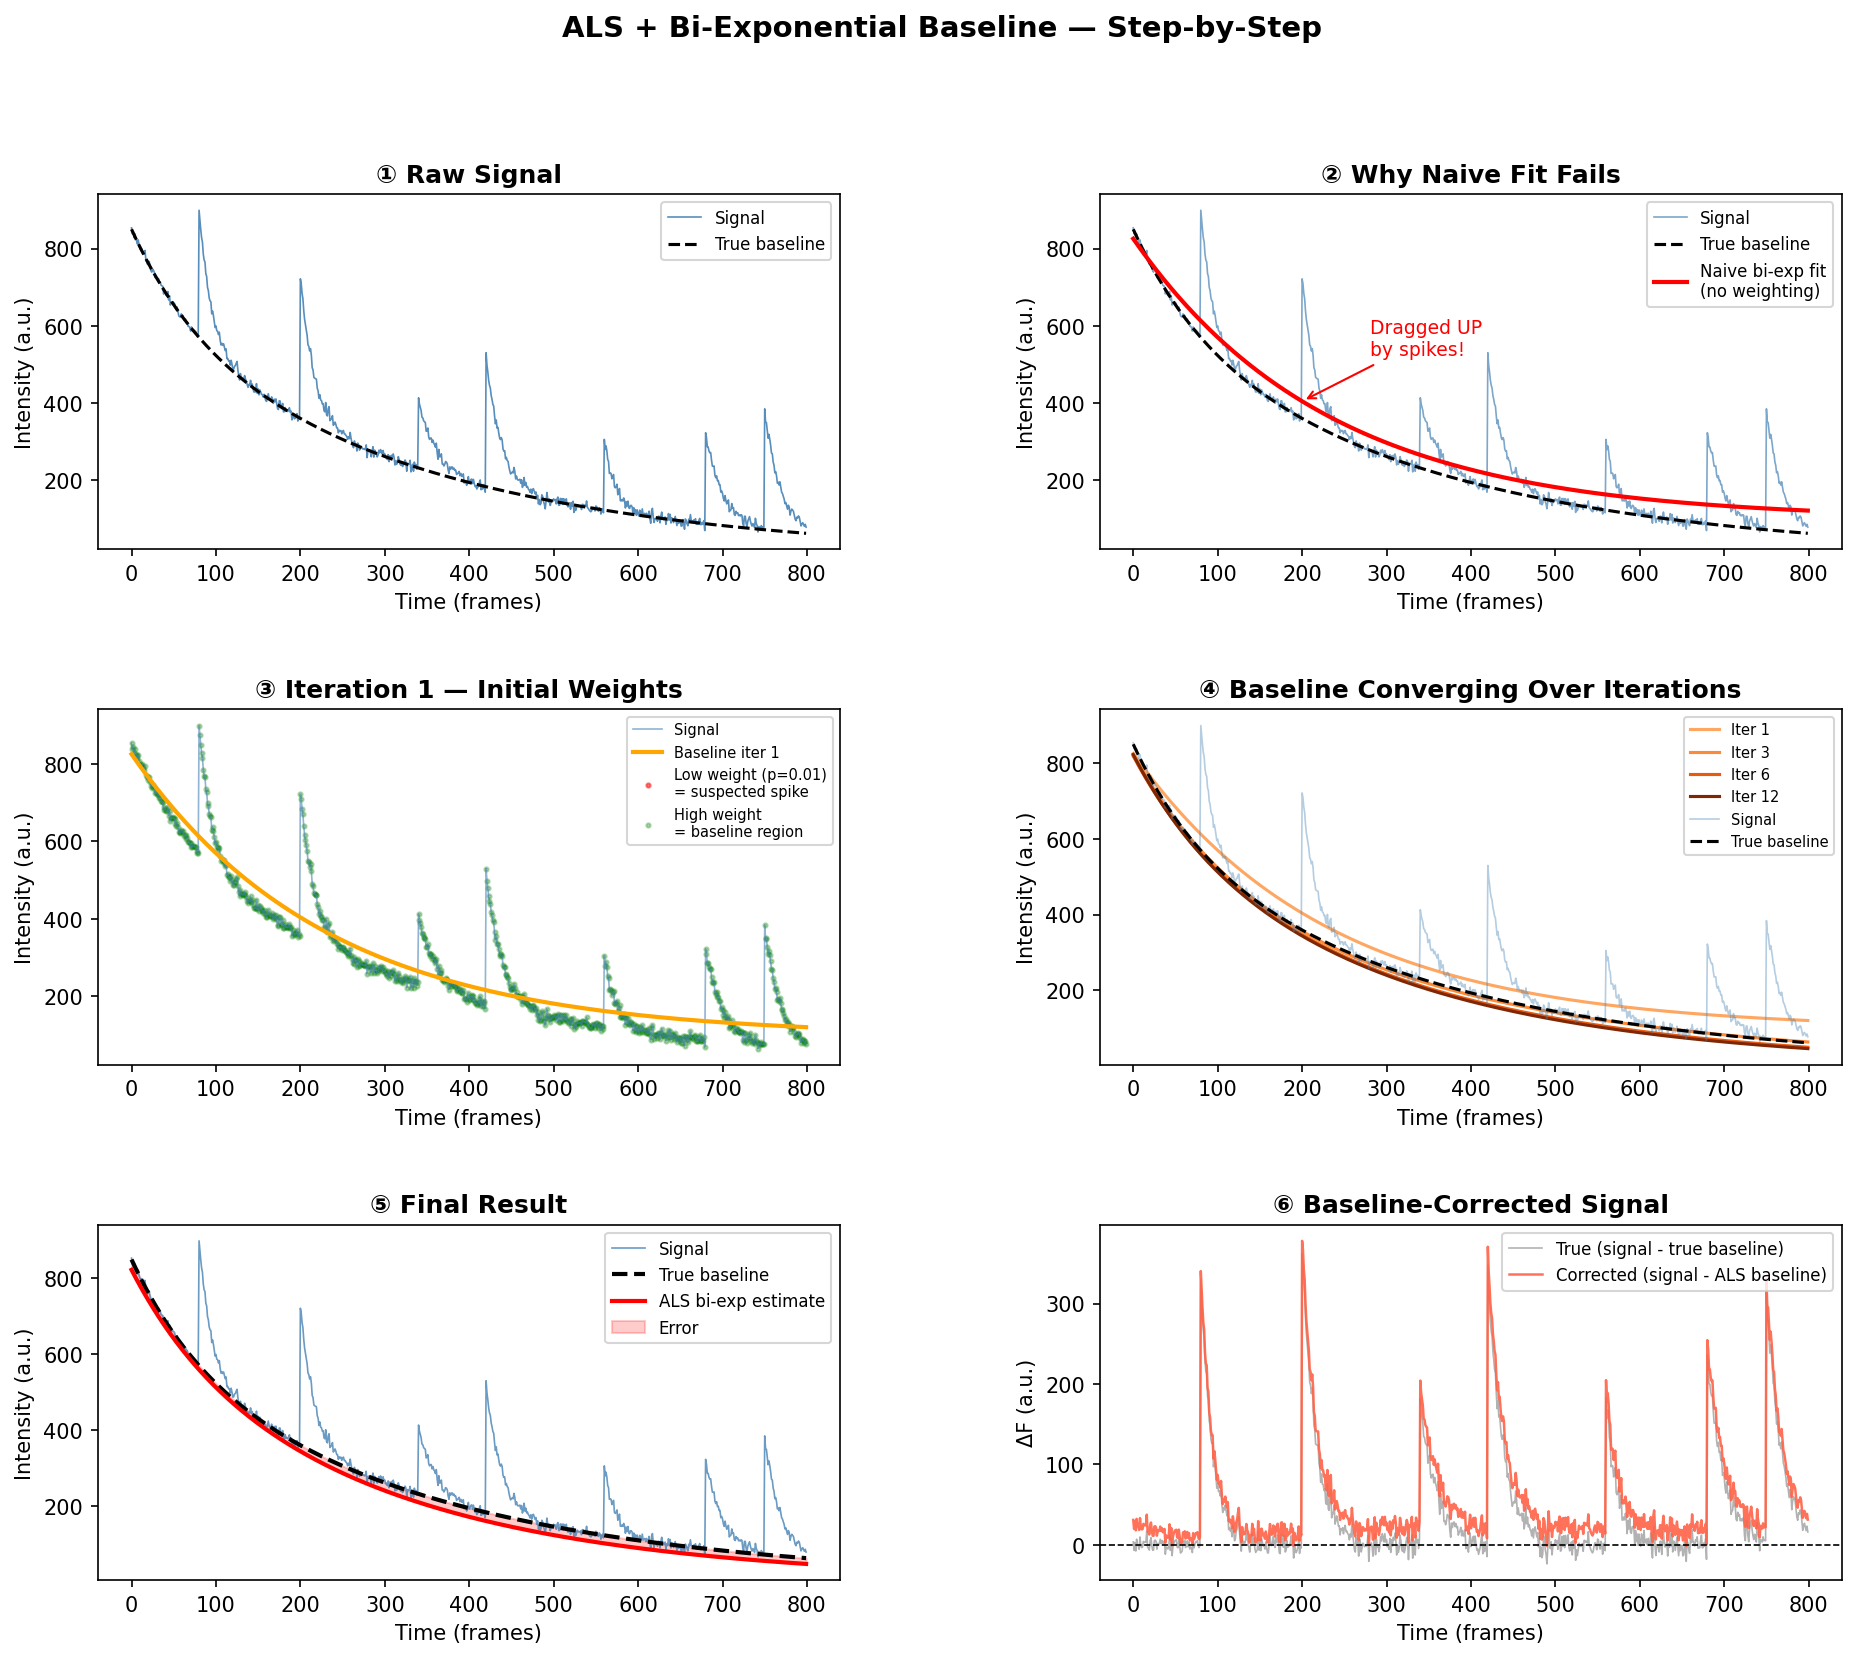

This chart was generated by the following Python code:
"""
demo_als_biexp.py
=================
Visual walkthrough of ALS + Bi-Exponential baseline fitting.

Steps demonstrated:
  1. Simulate a realistic spiking signal on a bi-exp baseline
  2. Show why naive smoothing fails
  3. Walk through each ALS iteration visually
  4. Show final result
"""

import matplotlib.gridspec as gridspec
import matplotlib.pyplot as plt
import numpy as np
from scipy.optimize import curve_fit

# ──────────────────────────────────────────────
# 0. Helpers
# ──────────────────────────────────────────────

def biexp(t, A, tau1, B, tau2):
    """Bi-exponential model: A·exp(-t/τ₁) + B·exp(-t/τ₂)"""
    return A * np.exp(-t / tau1) + B * np.exp(-t / tau2)


def als_biexp_baseline(t, y, p=0.01, n_iter=12, p0=None):
    """
    ALS-style baseline fitting constrained to a bi-exponential shape.

    Parameters
    ----------
    t      : time axis (1D array)
    y      : signal (1D array)
    p      : asymmetry weight (small → strongly ignore spikes)
    n_iter : number of iterations
    p0     : initial guess [A, tau1, B, tau2]

    Returns
    -------
    baseline : fitted bi-exp baseline at each t
    history  : list of (baseline, weights) per iteration  ← for visualization
    """
    if p0 is None:
        p0 = [y[0] * 0.7, len(t) * 0.3, y[0] * 0.3, len(t) * 0.05]

    w = np.ones(len(y))
    history = []

    for i in range(n_iter):
        try:
            popt, _ = curve_fit(
                biexp, t, y,
                p0=p0,
                sigma=1.0 / (w + 1e-9),
                maxfev=8000,
                bounds=(0, np.inf),
            )
            baseline = biexp(t, *popt)
            p0 = popt  # warm start
        except RuntimeError:
            print(f"  [iter {i}] curve_fit failed, keeping previous baseline")
            break

        history.append((baseline.copy(), w.copy()))

        # Asymmetric weight update
        w = np.where(y > baseline, p, 1.0 - p)

    return baseline, history


# ──────────────────────────────────────────────
# 1. Simulate data
# ──────────────────────────────────────────────

rng = np.random.default_rng(42)

N = 800
t = np.arange(N, dtype=float)

# True baseline: bi-exponential photobleaching
TRUE_A,  TRUE_TAU1 = 600, 350
TRUE_B,  TRUE_TAU2 = 250,  80
true_baseline = biexp(t, TRUE_A, TRUE_TAU1, TRUE_B, TRUE_TAU2)

# Spikes (sharp, asymmetric)
spikes = np.zeros(N)
spike_times = [80, 200, 340, 420, 560, 680, 750]
for st in spike_times:
    amp = rng.uniform(150, 400)
    decay = rng.uniform(8, 20)
    width = min(N - st, 60)
    spikes[st:st + width] += amp * np.exp(-np.arange(width) / decay)

noise = rng.normal(0, 8, N)
y = true_baseline + spikes + noise


# ──────────────────────────────────────────────
# 2. Run ALS
# ──────────────────────────────────────────────

baseline_est, history = als_biexp_baseline(t, y, p=0.01, n_iter=12)


# ──────────────────────────────────────────────
# 3. Naive comparison: simple bi-exp fit (no weighting)
# ──────────────────────────────────────────────

p0_naive = [y[0] * 0.7, N * 0.3, y[0] * 0.3, N * 0.05]
try:
    popt_naive, _ = curve_fit(biexp, t, y, p0=p0_naive, maxfev=8000, bounds=(0, np.inf))
    naive_baseline = biexp(t, *popt_naive)
except RuntimeError:
    naive_baseline = np.full(N, np.mean(y))


# ──────────────────────────────────────────────
# 4. Plots
# ──────────────────────────────────────────────

fig = plt.figure(figsize=(15, 12))
fig.suptitle("ALS + Bi-Exponential Baseline — Step-by-Step", fontsize=14, fontweight="bold")
gs = gridspec.GridSpec(3, 2, figure=fig, hspace=0.45, wspace=0.35)

# ── Panel A: Raw signal ──
ax_a = fig.add_subplot(gs[0, 0])
ax_a.plot(t, y, color="steelblue", lw=0.8, alpha=0.9, label="Signal")
ax_a.plot(t, true_baseline, "k--", lw=1.5, label="True baseline")
ax_a.set_title("① Raw Signal", fontweight="bold")
ax_a.set_xlabel("Time (frames)")
ax_a.set_ylabel("Intensity (a.u.)")
ax_a.legend(fontsize=8)

# ── Panel B: Why naive fit fails ──
ax_b = fig.add_subplot(gs[0, 1])
ax_b.plot(t, y, color="steelblue", lw=0.8, alpha=0.7, label="Signal")
ax_b.plot(t, true_baseline, "k--", lw=1.5, label="True baseline")
ax_b.plot(t, naive_baseline, "r-", lw=2, label="Naive bi-exp fit\n(no weighting)")
ax_b.set_title("② Why Naive Fit Fails", fontweight="bold")
ax_b.set_xlabel("Time (frames)")
ax_b.set_ylabel("Intensity (a.u.)")
ax_b.legend(fontsize=8)
ax_b.annotate("Dragged UP\nby spikes!", xy=(200, naive_baseline[200]),
              xytext=(280, naive_baseline[200] + 120),
              arrowprops=dict(arrowstyle="->", color="red"), color="red", fontsize=9)

# ── Panel C: Iteration 1 ──
ax_c = fig.add_subplot(gs[1, 0])
bl1, w1 = history[0]
ax_c.plot(t, y, color="steelblue", lw=0.8, alpha=0.6, label="Signal")
ax_c.plot(t, bl1, "orange", lw=2, label="Baseline iter 1")
ax_c.scatter(t[w1 < 0.5], y[w1 < 0.5], s=4, color="red", alpha=0.5, label=f"Low weight (p={0.01})\n= suspected spike")
ax_c.scatter(t[w1 >= 0.5], y[w1 >= 0.5], s=4, color="green", alpha=0.3, label="High weight\n= baseline region")
ax_c.set_title("③ Iteration 1 — Initial Weights", fontweight="bold")
ax_c.set_xlabel("Time (frames)")
ax_c.set_ylabel("Intensity (a.u.)")
ax_c.legend(fontsize=7, loc="upper right")

# ── Panel D: Iteration 3 and 6 ──
ax_d = fig.add_subplot(gs[1, 1])
colors = plt.cm.Oranges(np.linspace(0.4, 1.0, len(history)))
for idx in [0, 2, 5, len(history) - 1]:
    if idx < len(history):
        bl_i, _ = history[idx]
        ax_d.plot(t, bl_i, color=colors[idx], lw=1.5, label=f"Iter {idx + 1}")
ax_d.plot(t, y, color="steelblue", lw=0.8, alpha=0.4, label="Signal")
ax_d.plot(t, true_baseline, "k--", lw=1.5, label="True baseline")
ax_d.set_title("④ Baseline Converging Over Iterations", fontweight="bold")
ax_d.set_xlabel("Time (frames)")
ax_d.set_ylabel("Intensity (a.u.)")
ax_d.legend(fontsize=7, loc="upper right")

# ── Panel E: Final result ──
ax_e = fig.add_subplot(gs[2, 0])
ax_e.plot(t, y, color="steelblue", lw=0.8, alpha=0.8, label="Signal")
ax_e.plot(t, true_baseline, "k--", lw=2, label="True baseline")
ax_e.plot(t, baseline_est, "r-", lw=2, label="ALS bi-exp estimate")
ax_e.fill_between(t, true_baseline, baseline_est, alpha=0.2, color="red", label="Error")
ax_e.set_title("⑤ Final Result", fontweight="bold")
ax_e.set_xlabel("Time (frames)")
ax_e.set_ylabel("Intensity (a.u.)")
ax_e.legend(fontsize=8)

# ── Panel F: Corrected signal ──
ax_f = fig.add_subplot(gs[2, 1])
corrected = y - baseline_est
true_spikes_only = y - true_baseline
ax_f.plot(t, true_spikes_only, color="gray", lw=0.8, alpha=0.6, label="True (signal - true baseline)")
ax_f.plot(t, corrected, color="tomato", lw=1.2, alpha=0.9, label="Corrected (signal - ALS baseline)")
ax_f.axhline(0, color="k", lw=0.8, ls="--")
ax_f.set_title("⑥ Baseline-Corrected Signal", fontweight="bold")
ax_f.set_xlabel("Time (frames)")
ax_f.set_ylabel("ΔF (a.u.)")
ax_f.legend(fontsize=8)

plt.savefig("demo_als_biexp.png", dpi=150, bbox_inches="tight")
print("Saved: demo_als_biexp.png")
plt.show()

# ──────────────────────────────────────────────
# 5. Print summary
# ──────────────────────────────────────────────

rmse_naive = np.sqrt(np.mean((naive_baseline - true_baseline) ** 2))
rmse_als   = np.sqrt(np.mean((baseline_est  - true_baseline) ** 2))
print("\n=== Baseline Error (RMSE) ===")
print(f"  Naive bi-exp fit : {rmse_naive:.2f}")
print(f"  ALS bi-exp fit   : {rmse_als:.2f}")
print(f"  Improvement      : {rmse_naive / rmse_als:.1f}x better")
